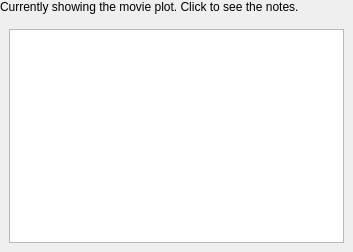
<ui version="4.0" >
 <class>MvdNotesPage</class>
 <widget class="QWidget" name="MvdNotesPage" >
  <property name="geometry" >
   <rect>
    <x>0</x>
    <y>0</y>
    <width>353</width>
    <height>252</height>
   </rect>
  </property>
  <property name="windowTitle" >
   <string>Notes</string>
  </property>
  <layout class="QGridLayout" >
   <property name="leftMargin" >
    <number>0</number>
   </property>
   <property name="topMargin" >
    <number>0</number>
   </property>
   <property name="rightMargin" >
    <number>0</number>
   </property>
   <property name="bottomMargin" >
    <number>0</number>
   </property>
   <item row="0" column="0" >
    <widget class="QLabel" name="toggleLabel" >
     <property name="contextMenuPolicy" >
      <enum>Qt::NoContextMenu</enum>
     </property>
     <property name="text" >
      <string>Currently showing the movie plot. Click to see the notes.</string>
     </property>
     <property name="wordWrap" >
      <bool>true</bool>
     </property>
     <property name="margin" >
      <number>4</number>
     </property>
    </widget>
   </item>
   <item row="1" column="0" >
    <widget class="QStackedWidget" name="stack" >
     <property name="currentIndex" >
      <number>0</number>
     </property>
     <widget class="QWidget" name="page" >
      <layout class="QGridLayout" >
       <item row="0" column="0" >
        <widget class="MvdRichTextEditor" name="plot" />
       </item>
      </layout>
     </widget>
     <widget class="QWidget" name="page_2" >
      <layout class="QGridLayout" >
       <item row="0" column="0" >
        <widget class="MvdRichTextEditor" name="notes" />
       </item>
      </layout>
     </widget>
    </widget>
   </item>
  </layout>
 </widget>
 <customwidgets>
  <customwidget>
   <class>MvdRichTextEditor</class>
   <extends>QTextEdit</extends>
   <header>richtexteditor.h</header>
  </customwidget>
 </customwidgets>
 <resources/>
 <connections/>
</ui>
